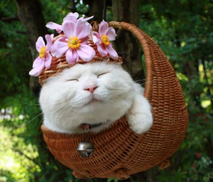
%> input picture 106062109/data/cat1.png, 213 x 182 px, shrunk from 448 x 384 before the run
$ octave main_9.m   (GNU Octave 9; MATLAB toolbox functions it lacks are replaced by stand-ins)
%> lines starting %> are read from the running program, lines starting %| are printed output that depends on the picture
%> the answer given: 1
### 106062109/DCT_Compression_9.m
function DCT_Compression_9(choose)
%> called with choose = 1
    img = imread('data/cat1.png');
%> img is the input picture: size 182x213x3 uint8; mean R, G, B 91.1, 85.1, 62.4

    if choose == 1
        img_RGB = img;
        R = img(:,:,1);
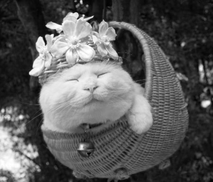
%> R: size 182x213 uint8; min 0, max 255, mean 91.1
        G = img(:,:,2);
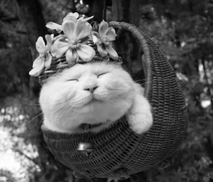
%> G: size 182x213 uint8; min 0, max 255, mean 85.1
        B = img(:,:,3);
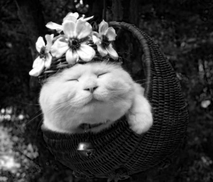
%> B: size 182x213 uint8; min 0, max 255, mean 62.4

        R_do = DCT_prev_work_9(R,2);
        G_do = DCT_prev_work_9(G,2);
        B_do = DCT_prev_work_9(B,2);

        [M, N, ~]=size(img);
        do_image1 = zeros(M,N);
        do_image1(:,:,1) = R_do/255;
        do_image1(:,:,2) = G_do/255;
        do_image1(:,:,3) = B_do/255;

        R_do = DCT_prev_work_9(R,4);
        G_do = DCT_prev_work_9(G,4);
        B_do = DCT_prev_work_9(B,4);

        [M, N, ~]=size(img);
        do_image2 = zeros(M,N);
        do_image2(:,:,1) = R_do/255;
        do_image2(:,:,2) = G_do/255;
        do_image2(:,:,3) = B_do/255;

        R_do = DCT_prev_work_9(R,8);
        G_do = DCT_prev_work_9(G,8);
        B_do = DCT_prev_work_9(B,8);

        [M, N, ~]=size(img);
        do_image3 = zeros(M,N);
        do_image3(:,:,1) = R_do/255;
        do_image3(:,:,2) = G_do/255;
        do_image3(:,:,3) = B_do/255;

        subplot(2, 2, 1);  imshow(img_RGB); axis image
        title('Original')
        subplot(2, 2, 2);  imshow(do_image1); axis image
        title(['n=2 PSNR:',num2str(PSNR_9(img,do_image1))])
        subplot(2, 2, 3);  imshow(do_image2); axis image
        title(['n=4 PSNR:',num2str(PSNR_9(img,do_image2))])
        subplot(2, 2, 4);  imshow(do_image3); axis image
        title(['n=8 PSNR:',num2str(PSNR_9(img,do_image3))])
        sgt = sgtitle('--Different N in RGB--','Color','red');
        sgt.FontSize = 20;

        imwrite(do_image1,'RGB_compress2.jpg','jpg','Comment','2*2 compress')
        imwrite(do_image2,'RGB_compress4.jpg','jpg','Comment','4*4 compress')
        imwrite(do_image3,'RGB_compress8.jpg','jpg','Comment','8*8 compress')
%---------------------------------------------------------------------
% YIQ model
    else
        YIQ = im2double(zeros(size(img)));

        for i=1:size(img,1)
            for j=1:size(img,2)
                YIQ(i,j,1)=0.2989*im2double(img(i,j,1))+0.5870*im2double(img(i,j,2))+0.1140*im2double(img(i,j,3));
                YIQ(i,j,2)=0.596*im2double(img(i,j,1))-0.274*im2double(img(i,j,2))-0.322*im2double(img(i,j,3));
                YIQ(i,j,3)=0.211*im2double(img(i,j,1))-0.523*im2double(img(i,j,2))+0.312*im2double(img(i,j,3));
            end
        end

        Y_R=YIQ(:, :, 1);
        Y_G=YIQ(:, :, 2);
        Y_B=YIQ(:, :, 3);

        R_do = DCT_prev_work_9(Y_R,2);
        G_do = DCT_prev_work_9(Y_G,2);
        B_do = DCT_prev_work_9(Y_B,2);

        [M, N, ~]=size(img);
        do_image4 = im2double(zeros(M,N));
        do_image4(:,:,1) = R_do;
        do_image4(:,:,2) = G_do;
        do_image4(:,:,3) = B_do;

        RGB_2 = im2double((zeros(size(img))));
        for i=1:size(do_image4,1)
            for j=1:size(do_image4,2)
                RGB_2(i,j,1)=1*im2double(do_image4(i,j,1))+0.956*im2double(do_image4(i,j,2))+0.619*im2double(do_image4(i,j,3));
                RGB_2(i,j,2)=1*im2double(do_image4(i,j,1))-0.272*im2double(do_image4(i,j,2))-0.647*im2double(do_image4(i,j,3));
                RGB_2(i,j,3)=1*im2double(do_image4(i,j,1))-1.106*im2double(do_image4(i,j,2))+1.703*im2double(do_image4(i,j,3));
            end
        end

        R_do = DCT_prev_work_9(Y_R,4);
        G_do = DCT_prev_work_9(Y_G,4);
        B_do = DCT_prev_work_9(Y_B,4);

        [M, N, ~]=size(img);
        do_image5 = im2double(zeros(M,N));
        do_image5(:,:,1) = R_do;
        do_image5(:,:,2) = G_do;
        do_image5(:,:,3) = B_do;

        RGB_4 = im2double((zeros(size(img))));
        for i=1:size(do_image5,1)
            for j=1:size(do_image5,2)
                RGB_4(i,j,1)=1*im2double(do_image5(i,j,1))+0.956*im2double(do_image5(i,j,2))+0.619*im2double(do_image5(i,j,3));
                RGB_4(i,j,2)=1*im2double(do_image5(i,j,1))-0.272*im2double(do_image5(i,j,2))-0.647*im2double(do_image5(i,j,3));
                RGB_4(i,j,3)=1*im2double(do_image5(i,j,1))-1.106*im2double(do_image5(i,j,2))+1.703*im2double(do_image5(i,j,3));
            end
        end

        R_do = DCT_prev_work_9(Y_R,8);
        G_do = DCT_prev_work_9(Y_G,8);
        B_do = DCT_prev_work_9(Y_B,8);

        [M, N, ~]=size(img);
        do_image6 = im2double(zeros(M,N));
        do_image6(:,:,1) = R_do;
        do_image6(:,:,2) = G_do;
        do_image6(:,:,3) = B_do;

        RGB_8 = im2double((zeros(size(img))));
        for i=1:size(do_image6,1)
            for j=1:size(do_image6,2)
                RGB_8(i,j,1)=1*im2double(do_image6(i,j,1))+0.956*im2double(do_image6(i,j,2))+0.619*im2double(do_image6(i,j,3));
                RGB_8(i,j,2)=1*im2double(do_image6(i,j,1))-0.272*im2double(do_image6(i,j,2))-0.647*im2double(do_image6(i,j,3));
                RGB_8(i,j,3)=1*im2double(do_image6(i,j,1))-1.106*im2double(do_image6(i,j,2))+1.703*im2double(do_image6(i,j,3));
            end
        end
        %imshowpair(img,RGB_8, "diff");

        subplot(2, 2, 1);  imshow(YIQ); axis image
        title('Original YIQ')
        subplot(2, 2, 2);  imshow(RGB_2); axis image
        title(['n=2 PSNR:',num2str(PSNR_9(img,RGB_2))])
        subplot(2, 2, 3);  imshow(RGB_4); axis image
        title(['n=4 PSNR:',num2str(PSNR_9(img,RGB_4))])
        subplot(2, 2, 4);  imshow(RGB_8); axis image
        title(['n=8 PSNR:',num2str(PSNR_9(img,RGB_8))])
        sgt = sgtitle('--Different N processed by YIQ--','Color','red');
        sgt.FontSize = 20;

        imwrite(RGB_2,'YIQ_compress2.jpg','jpg','Comment','2*2 compress')
        imwrite(RGB_4,'YIQ_compress4.jpg','jpg','Comment','4*4 compress')
        imwrite(RGB_8,'YIQ_compress8.jpg','jpg','Comment','8*8 compress')

    end
end

### 106062109/DCT_prev_work_9.m
function [do_img] = DCT_prev_work_9(img,pros_n)
%> called with pros_n = 2
    % set process data
    block = 8;
    [M,N,~] = size(img);
%> M = 182; N = 213
    image_cut = zeros(block,block);
    DCT_img = zeros(block,block);
    DCT_img_tmp = zeros(block,block);
    do_img_tmp = zeros(block,block);
    do_blocks = zeros(block,block);
    do_img = zeros(M,N);

    % image devide in blocks
    n = 1;
    for i=1:M/block
        for j=1:N/block
            image_cut(:,:,n) = img(block*(i-1)+1:block*i,block*(j-1)+1:block*j);
            n = n + 1;
        end
    end
%> after the loop, n = 573

    % DCT process
    m = 1;
    for i=1:n-1
        for r=0:block-1
            for s=0:block-1
                %only keep the lower-frequency
                if r<pros_n && s<pros_n
                    DCT_img_tmp(r+1,s+1) = DCT(r,s,image_cut(:,:,i));
                end
            end
        end
        DCT_img(:,:,m) = DCT_img_tmp;
        m = m + 1;
    end
%> after the loop, DCT_img_tmp = [210 -3.62 0 0 0 0 0 0; 10.8 33.81 0 0 0 0 0 0; 0 0 0 0 0 0 0 0; 0 0 0 0 0 0 0 0; 0 0 0 0 0 0 0 0; 0 0 0 0 0 0 0 0; 0 0 0 0 0 0 0 0; 0 0 0 0 0 0 0 0]; m = 573

    % reconstruct image block
    n = 1;
    for i=1:m-1
        for r=0:block-1
            for s=0:block-1
                do_img_tmp(r+1,s+1) = iDCT(r,s,DCT_img(:,:,i));
            end
        end
        do_blocks(:,:,n) = do_img_tmp;
        n = n + 1;
    end

    % form back whole pic
    n = 1;
    for i=1:M/block
        for j=1:N/block
            do_img(block*(i-1)+1:block*i,block*(j-1)+1:block*j) = do_blocks(:,:,n);
            n = n + 1;
        end
    end
end

%C reference slide page 111
% [7 lines left out: function C, not called in this run]

% DCT or iDCT determine by img input
% [10 lines left out: function DCT, not called in this run]

% inverse DCT
% [9 lines left out: function iDCT, not called in this run]

### 106062109/main_9.m
% main control section
clc;
while(1)
   choose = input('Choose your mode: \n 1: DCT_image_Compression--different n\n 2: DCT_image_Compression--YIQ model\n 3: Dithering \n 4: Image_Convolution--with different hsize \n 5: Image_Convolution--with different sigma \n 6: Leave\n');
   if choose == 1
%> (the run ends here)
